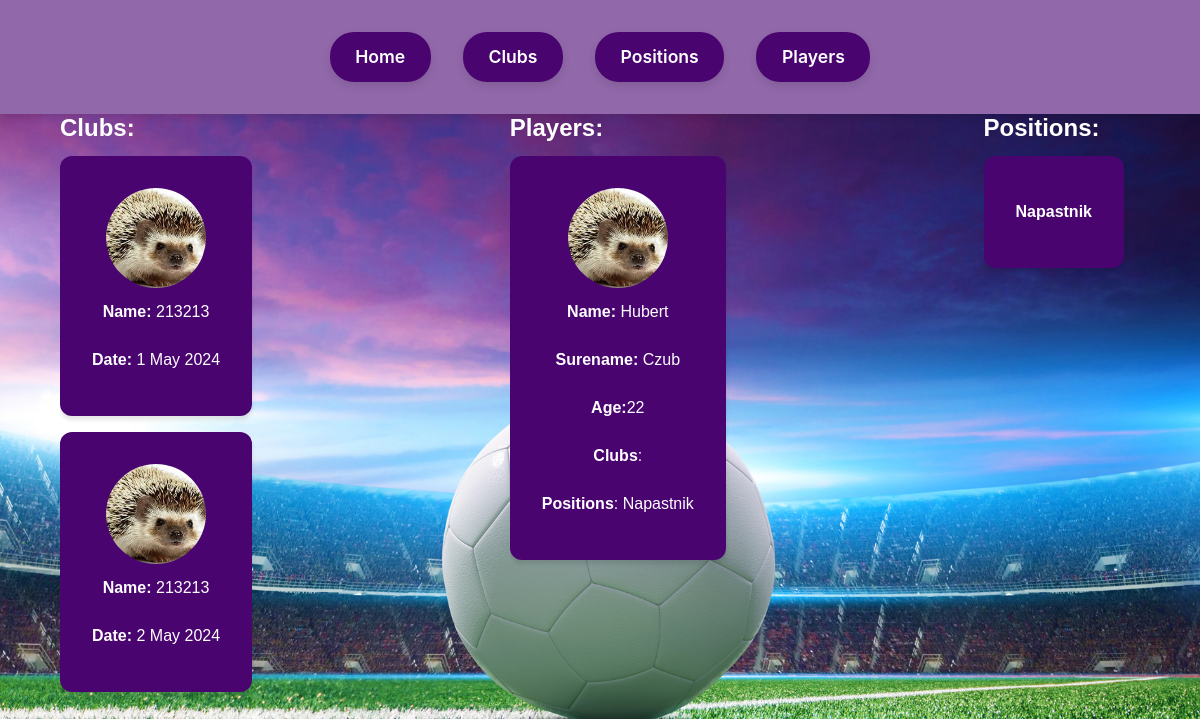
/, run on an earlier commit of the app's database.
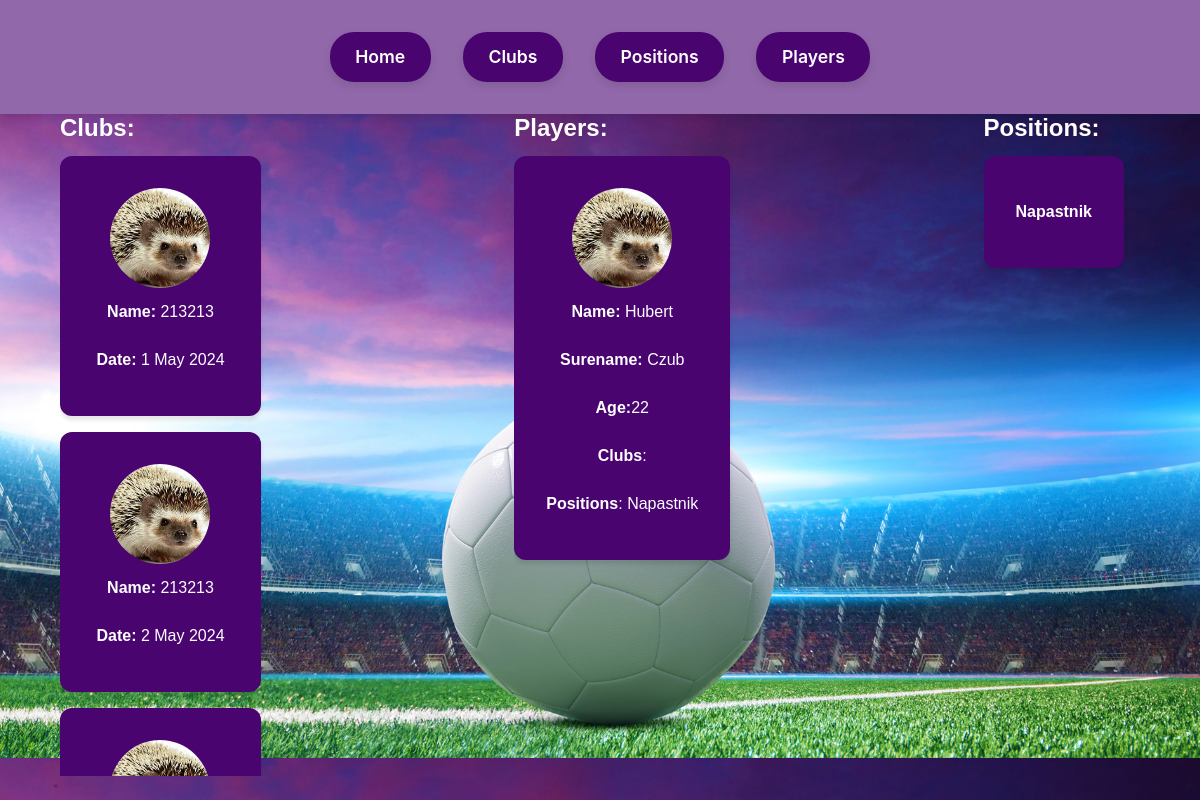
And on a later commit of the database.
### www/models.py (models this page shows, shortened)
class Club(models.Model):
    name = models.CharField(max_length=100)
    date = models.DateTimeField(max_length=10)
    photo = models.ImageField(upload_to='images')

class Player(models.Model):
    name = models.CharField(max_length=10)
    surname = models.CharField(max_length=15)
    age = models.CharField(max_length=10)
    club = models.ManyToManyField(Club)
    position = models.ManyToManyField(Position)
    photo = models.ImageField(upload_to='images')

class Position(models.Model):
    name = models.CharField(max_length=20)

### www/views.py (the view)
# urls.py: path('', views.index, name='index'),
def index(request):
    clubs_list = Club.objects.all()
    players_list = Player.objects.all()
    positions_list = Position.objects.all()
    return render(request, 'www/index.html', {'clubs': clubs_list, 'players': players_list, 'positions': positions_list})

### www/templates/www/index.html (shortened to what this page needs)
<!DOCTYPE html>
<html lang="en">
<head>
    {% load static %}
    <link rel="stylesheet" href="{% static 'reset.css' %}">
    <link rel="stylesheet" href="{% static 'header.css' %}">
    <link rel="stylesheet" href="{% static 'main.css' %}">
</head>
<body>
    <header>
        <div class="container">
            <a href="{% url 'index' %}"><button class="button">Home</button></a>
            <a href="{% url 'clubs' %}"><button class="button">Clubs</button></a>
            <a href="{% url 'positions' %}"><button class="button">Positions</button></a>
            <a href="{% url 'players' %}"><button class="button">Players</button></a>
        </div>
    </header>
    <main>
        <div class="container">
            <div class="cards">
                <h1>Clubs:</h1>
                <div class="card_container">
                    {% for club in clubs %}
                            <a class="card" href="{% url 'club_detail' club.id %}">
                                <img src="{{ club.photo.url }}" alt="{{ club.name }}" width="100">
                                <p><span>Name:</span> {{ club.name }}</p>
                                <p><span>Date:</span> {{ club.date|date:"j F Y" }}</p>
                            </a>
                    {% endfor %}
                </div>
            </div>
            <div class="cards">
                <h1>Players:</h1>
                <div class="card_container">
                    {% for player in players %}
                        <div class="card">
                            <img src="{{ player.photo.url }}" alt="{{ player.name }}" width="100">
                            <p><span>Name:</span> {{ player.name }}</p>
                            <p><span>Surename: </span>{{ player.surname }}</p>
                            <p><span>Age:</span>{{ player.age}}</p>
                            <p><span>Clubs</span>:
                            </p>
                            <p><span>Positions</span>:
                                {% for position in player.position.all %}
                                    {{ position.name }}
                                {% endfor %}
                            </p>
                        </div>
                    {% endfor %}
                </div>
            </div>
            <div class="cards">
                <h1>Positions:</h1>
                    <div class="card_container">
                        {% for position in positions %}
                            <div class="card">
                                <p><span>{{ position.name }}</span></p>
                            </div>
                        {% endfor %}
                    </div>
            </div>
        </div>
    </main>
</body>
</html>

What changed in the data, as far as the page shows it:
added Club: photo (picture)
